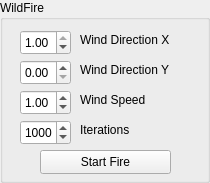
                <widget class="QGroupBox" name="groupBox_MaskMap_2">
                 <property name="sizePolicy">
                  <sizepolicy hsizetype="Maximum" vsizetype="Preferred">
                   <horstretch>0</horstretch>
                   <verstretch>0</verstretch>
                  </sizepolicy>
                 </property>
                 <property name="minimumSize">
                  <size>
                   <width>206</width>
                   <height>0</height>
                  </size>
                 </property>
                 <property name="title">
                  <string>WildFire</string>
                 </property>
                 <widget class="QPushButton" name="start_fire">
                  <property name="geometry">
                   <rect>
                    <x>40</x>
                    <y>150</y>
                    <width>131</width>
                    <height>24</height>
                   </rect>
                  </property>
                  <property name="text">
                   <string>Start Fire</string>
                  </property>
                 </widget>
                 <widget class="QDoubleSpinBox" name="wind_dir_X">
                  <property name="geometry">
                   <rect>
                    <x>20</x>
                    <y>30</y>
                    <width>51</width>
                    <height>25</height>
                   </rect>
                  </property>
                  <property name="maximum">
                   <double>1.000000000000000</double>
                  </property>
                  <property name="singleStep">
                   <double>0.010000000000000</double>
                  </property>
                  <property name="value">
                   <double>1.000000000000000</double>
                  </property>
                 </widget>
                 <widget class="QDoubleSpinBox" name="wind_dir_Y">
                  <property name="geometry">
                   <rect>
                    <x>20</x>
                    <y>60</y>
                    <width>51</width>
                    <height>25</height>
                   </rect>
                  </property>
                  <property name="maximum">
                   <double>1.000000000000000</double>
                  </property>
                  <property name="singleStep">
                   <double>0.010000000000000</double>
                  </property>
                  <property name="value">
                   <double>0.000000000000000</double>
                  </property>
                 </widget>
                 <widget class="QDoubleSpinBox" name="wind_speed">
                  <property name="geometry">
                   <rect>
                    <x>20</x>
                    <y>90</y>
                    <width>51</width>
                    <height>25</height>
                   </rect>
                  </property>
                  <property name="maximum">
                   <double>1000.000000000000000</double>
                  </property>
                  <property name="singleStep">
                   <double>0.010000000000000</double>
                  </property>
                  <property name="value">
                   <double>1.000000000000000</double>
                  </property>
                 </widget>
                 <widget class="QLabel" name="label_73">
                  <property name="geometry">
                   <rect>
                    <x>80</x>
                    <y>30</y>
                    <width>121</width>
                    <height>20</height>
                   </rect>
                  </property>
                  <property name="text">
                   <string>Wind Direction X</string>
                  </property>
                 </widget>
                 <widget class="QLabel" name="label_74">
                  <property name="geometry">
                   <rect>
                    <x>80</x>
                    <y>60</y>
                    <width>121</width>
                    <height>20</height>
                   </rect>
                  </property>
                  <property name="text">
                   <string>Wind Direction Y</string>
                  </property>
                 </widget>
                 <widget class="QLabel" name="label_75">
                  <property name="geometry">
                   <rect>
                    <x>80</x>
                    <y>90</y>
                    <width>121</width>
                    <height>20</height>
                   </rect>
                  </property>
                  <property name="text">
                   <string>Wind Speed</string>
                  </property>
                 </widget>
                 <widget class="QSpinBox" name="fire_iterations">
                  <property name="geometry">
                   <rect>
                    <x>20</x>
                    <y>120</y>
                    <width>51</width>
                    <height>25</height>
                   </rect>
                  </property>
                  <property name="maximum">
                   <number>9999</number>
                  </property>
                  <property name="value">
                   <number>1000</number>
                  </property>
                 </widget>
                 <widget class="QLabel" name="label_91">
                  <property name="geometry">
                   <rect>
                    <x>80</x>
                    <y>120</y>
                    <width>121</width>
                    <height>20</height>
                   </rect>
                  </property>
                  <property name="text">
                   <string>Iterations</string>
                  </property>
                 </widget>
                </widget>
